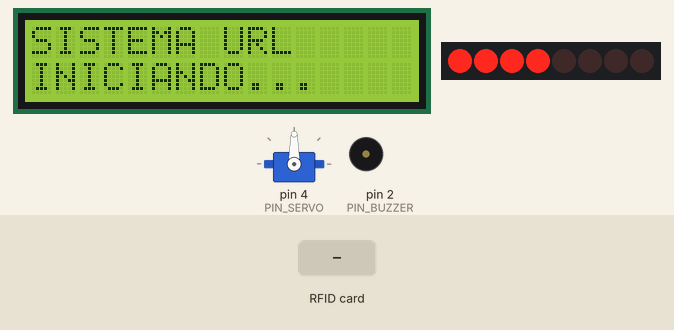
Simulated run of this sketch. Board: Arduino Uno, built with avr-gcc and run on an emulated ATmega328P. Parts: 16×2 character LCD, servo, 8 shift-register outputs drawn as a row of LEDs (first output left, lit = HIGH), buzzer (waves = sounding, pin HIGH). Inputs (shaded band) come from the test bench. Pins used as bus, display or sensor lines are not drawn.

Above: at 0.2 s.
At 2.8 s:
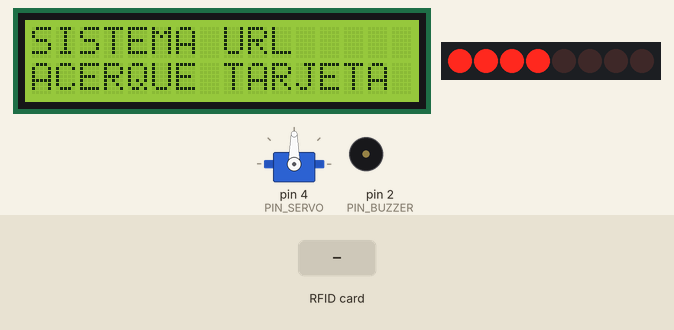
2.9 s: RFID card 5E 7A 19 C4 held to the reader
At 3.3 s:
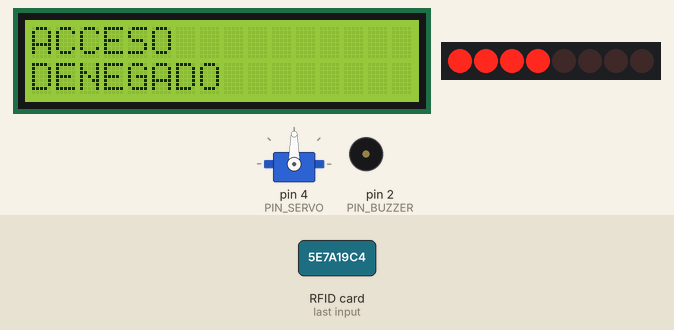
Timing chart, 0 to 5.9 s (numbered marks = the images above; inputs shaded):
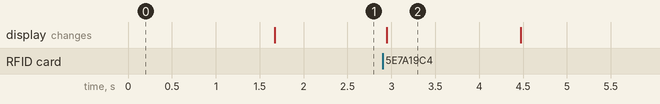

The sketch:

Proyecto.ino
```cpp
/*
 ==============================================================
             ARQUITECTURA DEL COMPUTADOR
        PROYECTO: SISTEMA DE CONTROL DE ACCESO

                 PROGRAMA BASE
 ==============================================================

 Este programa contiene la arquitectura general del proyecto.

 El código está INCOMPLETO intencionalmente.

 Durante los siguientes laboratorios se implementarán
 progresivamente las funciones marcadas como:

                         TODO

 Al finalizar los laboratorios, este programa se habrá
 convertido en el sistema completo de control de acceso.
 ==============================================================
*/


#include <Wire.h>
#include <LiquidCrystal_I2C.h>
#include <Servo.h>
#include <SPI.h>
#include <MFRC522.h>
#include <EEPROM.h>


#define SS_PIN 10
#define RST_PIN 6


String tarjetas[] = {};


// ==============================================================
// 1. MAPA DE PINES
// ==============================================================

/*
 ARDUINO UNO
 --------------------------------------------------------------

 D0  -> Serial RX
 D1  -> Serial TX

 D2  -> Buzzer pasivo
 D3  -> Botón de diagnóstico
 D4  -> Servo

 D5  -> Libre

 D6  -> RFID RST

 D7  -> 74HC595 DATA
 D8  -> 74HC595 CLOCK
 D9  -> 74HC595 LATCH

 D10 -> RFID SDA / SS
 D11 -> RFID MOSI
 D12 -> RFID MISO
 D13 -> RFID SCK

 A0  -> Keypad C1
 A1  -> Keypad C2
 A2  -> Keypad C3
 A3  -> Keypad C4

 A4  -> LCD SDA
 A5  -> LCD SCL
*/


const byte PIN_BUZZER = 2;
const byte PIN_DIAG   = 3;
const byte PIN_SERVO  = 4;

const byte RFID_RST = 6;

const byte DATA  = 7;
const byte CLOCK = 8;
const byte LATCH = 9;

const byte RFID_SS = 10;

const byte columnas[4] = {
  A0, A1, A2, A3
};

// El RFID tiene pines 6,10,11,12,13

// ==============================================================
// 2. DISPOSITIVOS
// ==============================================================

LiquidCrystal_I2C lcd(0x27, 16, 2);

Servo puerta;

MFRC522 rfid(RFID_SS, RFID_RST);


// ==============================================================
// 3. REGISTRO DE DESPLAZAMIENTO 74HC595
// ==============================================================

/*

                  74HC595

             Q0 ─────► Keypad R1
             Q1 ─────► Keypad R2
             Q2 ─────► Keypad R3
             Q3 ─────► Keypad R4

             Q4 ─────► LED verde
             Q5 ─────► LED rojo
             Q6 ─────► LED amarillo
             Q7 ─────► LED azul


 Bits:

       7   6   5   4   3   2   1   0
     ┌───┬───┬───┬───┬───┬───┬───┬───┐
     │AZ │AM │RO │VE │R4 │R3 │R2 │R1 │
     └───┴───┴───┴───┴───┴───┴───┴───┘

*/

// Inicialmente las cuatro filas están HIGH.

byte registro = B00001111;


// ==============================================================
// 4. MAPA DEL KEYPAD
// ==============================================================

char teclas[4][4] = {

  {'1', '2', '3', 'A'},
  {'4', '5', '6', 'B'},
  {'7', '8', '9', 'C'},
  {'*', '0', '#', 'D'}

};


// ==============================================================
// 5. VARIABLES DEL SISTEMA
// ==============================================================

// UID obtenido del RC522

String UIDLeido = "";


// PIN introducido mediante el keypad

char pinIngresado[5] = "";

byte posicionPIN = 0;


// Número de intentos incorrectos

byte intentosFallidos = 0;


// ==============================================================
// 6. ESTADOS DEL SISTEMA
// ==============================================================

/*
 La CPU solamente puede encontrarse en uno de estos
 estados en un momento determinado.

 El estado actual determina qué operación realizará
 el programa.
*/

enum EstadoSistema
{
  ESPERANDO_RFID,

  ESPERANDO_PIN,

  VALIDANDO_PIN,

  ACCESO_AUTORIZADO,

  ACCESO_DENEGADO,

  PUERTA_ABIERTA,

  ALARMA
};


EstadoSistema estado = ESPERANDO_RFID;


// ==============================================================
// 7. ACTUALIZAR 74HC595
// ==============================================================

void actualizarRegistro()
{
  digitalWrite(LATCH, LOW);

  shiftOut(DATA, CLOCK, MSBFIRST, registro);

  digitalWrite(LATCH, HIGH);
}


// ==============================================================
// 8. CONTROL DE LEDs
// ==============================================================

void apagarLEDs()
{
  /*
   TODO - REGISTROS / OPERACIONES BINARIAS

   Los LEDs se encuentran conectados a Q4-Q7.

   Deben apagarse SIN modificar Q0-Q3,
   ya que esos bits controlan las filas
   del teclado.

   Modificar la variable:

       registro

   y posteriormente actualizar el 74HC595.
  */
}


void encenderLED(byte numero)
{
  /*
   TODO - REGISTROS / OPERACIONES BINARIAS

   Encender solamente uno de los LEDs.

       numero = 0 -> Q4 -> Verde
       numero = 1 -> Q5 -> Rojo
       numero = 2 -> Q6 -> Amarillo
       numero = 3 -> Q7 -> Azul

   IMPORTANTE:

   No modificar Q0-Q3.
  */
}


// ==============================================================
// 9. SELECCIÓN DE FILA DEL KEYPAD
// ==============================================================

void seleccionarFila(byte fila)
{
  /*
   TODO - LABORATORIO KEYPAD

   Para detectar una tecla:

   1. Colocar Q0-Q3 en HIGH.

   2. Colocar únicamente la fila que se desea
      consultar en LOW.

   3. Enviar el nuevo valor al 74HC595.

   Pista:

       bitClear()
  */
}


// ==============================================================
// 10. LECTURA DEL KEYPAD
// ==============================================================

char leerTeclado()
{
  /*
   TODO - LABORATORIO KEYPAD

   Implementar el barrido de la matriz 4x4.

   El algoritmo deberá:

   1. Seleccionar una fila.
   2. Leer las cuatro columnas.
   3. Determinar qué tecla fue presionada.
   4. Manejar el rebote de la tecla.
   5. Retornar el carácter correspondiente.

   Si ninguna tecla fue presionada:

       return 0;
  */

  return 0;
}


// ==============================================================
// 11. LECTURA DEL RFID
// ==============================================================


// El RFID tiene pines 6,10,11,12,13


String leerTarjeta()
{
  // Verificar si existe una nueva tarjeta
  if (!rfid.PICC_IsNewCardPresent()) {
    return "";
  }

  // Leer la tarjeta
  if (!rfid.PICC_ReadCardSerial()) {
    return "";
  }

  String uid = "";

  // Recorrer los bytes del UID
  for (byte i = 0; i < rfid.uid.size; i++) {

    // Convertir cada byte a hexadecimal
    if (rfid.uid.uidByte[i] < 0x10) {
      uid += "0";
    }

    uid += String(rfid.uid.uidByte[i], HEX);
  }

  uid.toUpperCase();

  // Finalizar comunicación con la tarjeta
  rfid.PICC_HaltA();
  rfid.PCD_StopCrypto1();

  return uid;


}


// ==============================================================
// 12. VALIDACIÓN DE TARJETA
// ==============================================================

bool tarjetaAutorizada(String uid)
{
// Comparar UID con las tarjetas autorizadas
  for (int i = 0; i < 2; i++) {

    if (uid == tarjetas[i]) {
      return true;
    }

  }

  return false;
}


// ==============================================================
// 13. CAPTURA DEL PIN
// ==============================================================

bool leerPIN()
{
  /*
   TODO - LABORATORIO KEYPAD / INTEGRACIÓN

   Utilizar:

       leerTeclado()

   para capturar un PIN de cuatro números.

   Cada número deberá almacenarse en:

       pinIngresado

   Cuando existan cuatro números:

       return true;

   Mientras el usuario continúe escribiendo:

       return false;


   SUGERENCIA:

   En el LCD no mostrar los números.

   Mostrar:

       *
       **
       ***
       ****
  */

  return false;
}


// ==============================================================
// 14. VALIDACIÓN DEL PIN
// ==============================================================

bool validarPIN()
{
  /*
   TODO - LABORATORIO EEPROM

   El PIN autorizado se encuentra almacenado
   en la memoria EEPROM.

   El algoritmo deberá:

   1. Leer el PIN almacenado.
   2. Compararlo con pinIngresado.
   3. Determinar si son iguales.

   Retornar:

       true  -> PIN correcto
       false -> PIN incorrecto
  */

  return false;
}


// ==============================================================
// 15. ABRIR PUERTA
// ==============================================================

void abrirPuerta()
{
  /*
   TODO - LABORATORIO SERVO

   Mover el servo a la posición correspondiente
   a la puerta abierta.
  */
}


// ==============================================================
// 16. CERRAR PUERTA
// ==============================================================

void cerrarPuerta()
{
  /*
   TODO - LABORATORIO SERVO

   Mover el servo a la posición correspondiente
   a la puerta cerrada.
  */
}


// ==============================================================
// 17. SONIDO DE ACCESO CORRECTO
// ==============================================================

void sonidoCorrecto()
{
  /*
   TODO - LABORATORIO BUZZER

   Utilizar el buzzer pasivo para generar
   un sonido que indique acceso autorizado.
  */
}


// ==============================================================
// 18. SONIDO DE ERROR
// ==============================================================

void sonidoError()
{
  /*
   TODO - LABORATORIO BUZZER

   Generar un sonido diferente que permita
   reconocer un acceso incorrecto.
  */
}


// ==============================================================
// 19. ALARMA
// ==============================================================

void activarAlarma()
{
  /*
   TODO - PROYECTO FINAL

   Diseñar el comportamiento de la alarma.

   Puede utilizar:

       - LED rojo
       - Buzzer
       - LCD

   La implementación queda a criterio
   de cada equipo.
  */
}


// ==============================================================
// 20. REINICIAR CICLO DE AUTENTICACIÓN
// ==============================================================

void reiniciarSistema()
{
  UIDLeido = "";

  posicionPIN = 0;

  pinIngresado[0] = '\0';


  lcd.clear();

  lcd.setCursor(0, 0);
  lcd.print("SISTEMA URL");

  lcd.setCursor(0, 1);
  lcd.print("ACERQUE TARJETA");


  estado = ESPERANDO_RFID;
}


// ==============================================================
// 21. SETUP
// ==============================================================

void setup()
{

  // ----------------------------------------------------------
  // SERIAL
  // ----------------------------------------------------------

  Serial.begin(9600);


  // ----------------------------------------------------------
  // LCD
  // ----------------------------------------------------------

  lcd.init();

  lcd.backlight();


  // ----------------------------------------------------------
  // 74HC595
  // ----------------------------------------------------------

  pinMode(DATA, OUTPUT);
  pinMode(CLOCK, OUTPUT);
  pinMode(LATCH, OUTPUT);

  actualizarRegistro();


  // ----------------------------------------------------------
  // KEYPAD
  // ----------------------------------------------------------

  for (byte i = 0; i < 4; i++)
  {
    pinMode(columnas[i], INPUT_PULLUP);
  }


  // ----------------------------------------------------------
  // BUZZER
  // ----------------------------------------------------------

  pinMode(PIN_BUZZER, OUTPUT);


  // ----------------------------------------------------------
  // BOTÓN DIAGNÓSTICO
  // ----------------------------------------------------------

  pinMode(PIN_DIAG, INPUT_PULLUP);


  // ----------------------------------------------------------
  // SERVO
  // ----------------------------------------------------------

  puerta.attach(PIN_SERVO);


  // ----------------------------------------------------------
  // RFID
  // ----------------------------------------------------------

  SPI.begin();

  rfid.PCD_Init();


  // ----------------------------------------------------------
  // INICIO
  // ----------------------------------------------------------

  lcd.clear();

  lcd.setCursor(0, 0);
  lcd.print("SISTEMA URL");

  lcd.setCursor(0, 1);
  lcd.print("INICIANDO...");

  delay(1500);

  reiniciarSistema();
}


// ==============================================================
// 22. LOOP
// ==============================================================

void loop()
{

  /*
   ============================================================
                       UNIDAD DE CONTROL
   ============================================================

   La variable "estado" representa el estado actual
   del sistema.

   Dependiendo de ese estado, la CPU ejecutará una
   operación diferente.
  */


  switch (estado)
  {

    // ========================================================
    // ESTADO 0 - ESPERANDO RFID
    // ========================================================

    case ESPERANDO_RFID:

      UIDLeido = leerTarjeta();

      if (UIDLeido != "")
      {
        if (tarjetaAutorizada(UIDLeido))
        {
          lcd.clear();

          lcd.setCursor(0, 0);
          lcd.print("TARJETA VALIDA");

          lcd.setCursor(0, 1);
          lcd.print("INGRESE PIN");

          estado = ESPERANDO_PIN;
        }
        else
        {
          estado = ACCESO_DENEGADO;
        }
      }

      break;


    // ========================================================
    // ESTADO 1 - ESPERANDO PIN
    // ========================================================

    case ESPERANDO_PIN:

      if (leerPIN())
      {
        estado = VALIDANDO_PIN;
      }

      break;


    // ========================================================
    // ESTADO 2 - VALIDANDO PIN
    // ========================================================

    case VALIDANDO_PIN:

      if (validarPIN())
      {
        estado = ACCESO_AUTORIZADO;
      }
      else
      {
        intentosFallidos++;

        estado = ACCESO_DENEGADO;
      }

      break;


    // ========================================================
    // ESTADO 3 - ACCESO AUTORIZADO
    // ========================================================

    case ACCESO_AUTORIZADO:

      lcd.clear();

      lcd.setCursor(0, 0);
      lcd.print("ACCESO");

      lcd.setCursor(0, 1);
      lcd.print("AUTORIZADO");


      encenderLED(0);

      sonidoCorrecto();

      abrirPuerta();


      estado = PUERTA_ABIERTA;

      break;


    // ========================================================
    // ESTADO 4 - ACCESO DENEGADO
    // ========================================================

    case ACCESO_DENEGADO:

      lcd.clear();

      lcd.setCursor(0, 0);
      lcd.print("ACCESO");

      lcd.setCursor(0, 1);
      lcd.print("DENEGADO");


      encenderLED(1);

      sonidoError();


      delay(1500);


      if (intentosFallidos >= 3)
      {
        estado = ALARMA;
      }
      else
      {
        apagarLEDs();

        reiniciarSistema();
      }

      break;


    // ========================================================
    // ESTADO 5 - PUERTA ABIERTA
    // ========================================================

    case PUERTA_ABIERTA:

      lcd.clear();

      lcd.setCursor(0, 0);
      lcd.print("PUERTA ABIERTA");


      delay(3000);


      cerrarPuerta();

      apagarLEDs();

      intentosFallidos = 0;


      reiniciarSistema();

      break;


    // ========================================================
    // ESTADO 6 - ALARMA
    // ========================================================

    case ALARMA:

      lcd.clear();

      lcd.setCursor(0, 0);
      lcd.print("!!! ALARMA !!!");


      activarAlarma();

      break;
  }
}
```

Measured:
- after the input at 2.9 s, the display: changes after 0.05 s (image 2)
- what the display in image 2 shows lasts 1.6 s, from 2.9 s to 4.5 s
